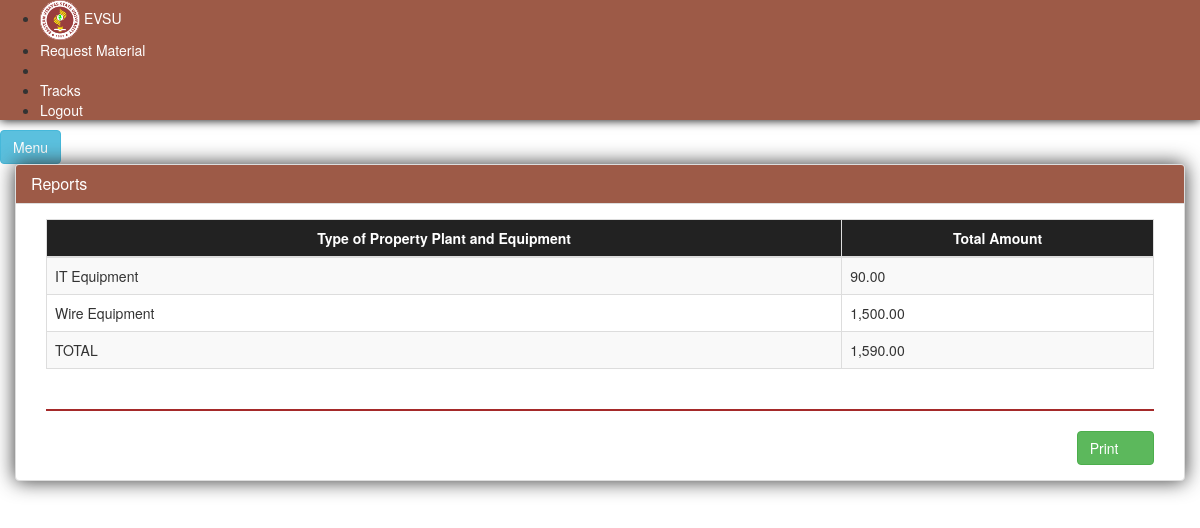
The app's page /index.php/iar/physical, older data.
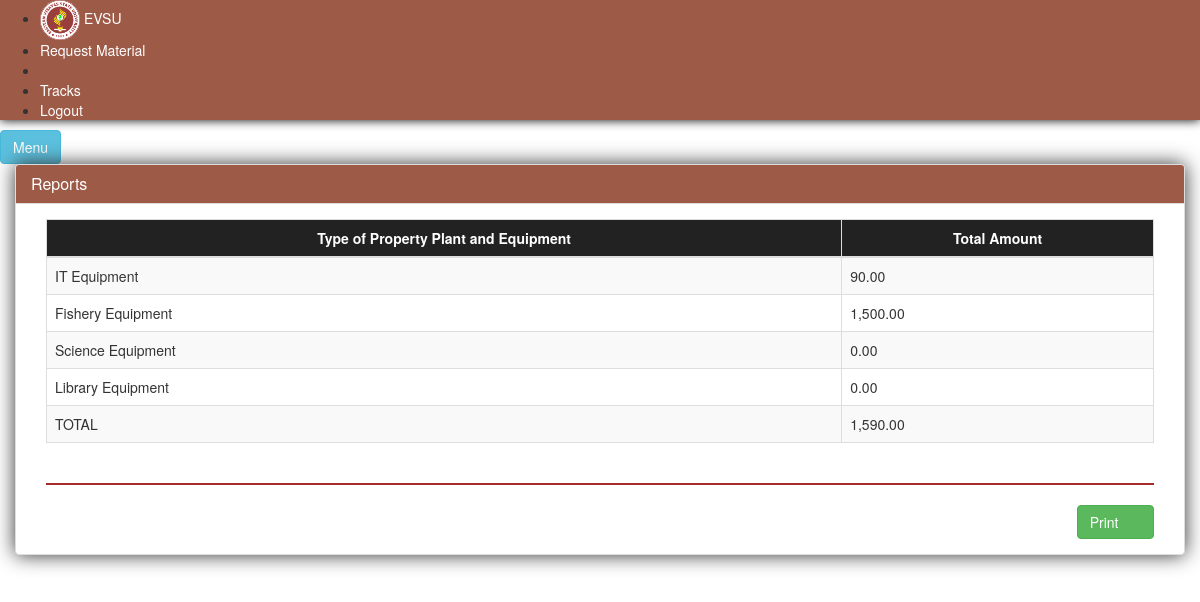
The same page, newer data.
### tables this page shows
CREATE TABLE IF NOT EXISTS `material_type` (
`id` int(11) NOT NULL,
  `description` varchar(50) NOT NULL
);

### application/controllers/Iar.php (called while the page is built, shortened)
<?php
	Class Iar extends CI_Controller
	{
        public function physical(){
            $this->load->model('iar_model');
            $this->load->view('report/physical', '');
            $this->load->view('include/footer');
        }
	}
?>

### index.php (called while the page is built, shortened)
<?php
require_once BASEPATH.'core/CodeIgniter.php';

### application/models/Iar_model.php (called while the page is built, shortened)
<?php
	class Iar_model extends CI_Model
	{
		public function getPhysical(){
		    return $this->db->query("SELECT * FROM material_type")->result_array();
        }
        public function getPhysicalItem($item){
            $total = 0;
            $val = $this->db->query("SELECT (a.quantity * b.unitprice) total FROM tbl_material_list a, tbl_po_prices b WHERE mat_type = '{$item}' AND a.id = b.matlistid")->result_array();
            foreach ($val as $key => $value){
                $total += $value['total'];
            }
            return $total;
        }
	}
?>

### application/views/report/physical.php (the view)
<div id="page-content-wrapper">
    <a href="#menu-toggle" id="menu-toggle" class="btn btn-info">Menu</a>
    <div class="container-fluid padding_zero">
        <div class="row padding_zero">
            <div class="col-lg-12">
                <div class="panel panel-default" style="box-shadow: 0px 0px 20px rgb(49, 49, 49)">
                    <div class="panel-heading" style="background: rgb(157, 90, 71)" >
                        <h1 class="panel-title" style="color:white">Reports</h1>
                    </div>
                    <div class="panel-body">
                        <div class="col-md-12">
                            <div class="tabe table-responsive">
                                <table class="table table-bordered table-hover table-striped" id="tbl_materials">
                                    <thead>
                                    <tr class="navbar-inverse">
                                        <th style="color:white;text-align:center" rowspan="4">Type of Property Plant and Equipment</th>
                                        <th style="color:white;text-align:center" rowspan="4">Total Amount</th>
                                    </tr>
                                    </thead>
                                    <tbody>
                                        <?php
                                        $total = 0;
                                        foreach ($this->iar_model->getPhysical() as $key => $value) { ?>
                                            <tr>
                                                <td><?php echo $value['description'] ?></td>
                                                <td><?php
                                                    $total += $this->iar_model->getPhysicalItem($value['id']);
                                                    echo number_format($this->iar_model->getPhysicalItem($value['id']), 2,'.', ',');
                                                    ?></td>
                                            </tr>
                                        <?php } ?>
                                    <tr>
                                        <td>TOTAL</td>
                                        <td><?php echo number_format($total, 2, '.', ',') ?></td>
                                    </tr>
                                    </tbody>
                                </table>
                            </div>
                            <hr style="border: 1px solid brown;" />
                            <div class="pull-right">
                                <a href="/print_physical" class="btn btn-success addmaterial" target="_blank" data-toggle="modal">Print&nbsp;&nbsp;&nbsp;<span class="glyphicon glyphicon-print"></span></a>
                            </div>
                        </div>
                    </div>
                </div>
            </div>
        </div>
    </div>
</div>

Row changes from the older to the newer data that the page shows:
changed material_type: description "Wire Equipment" → "Fishery Equipment"
added material_type: description "Science Equipment", PhysicalItem "0.00"
added material_type: description "Library Equipment", PhysicalItem "0.00"
